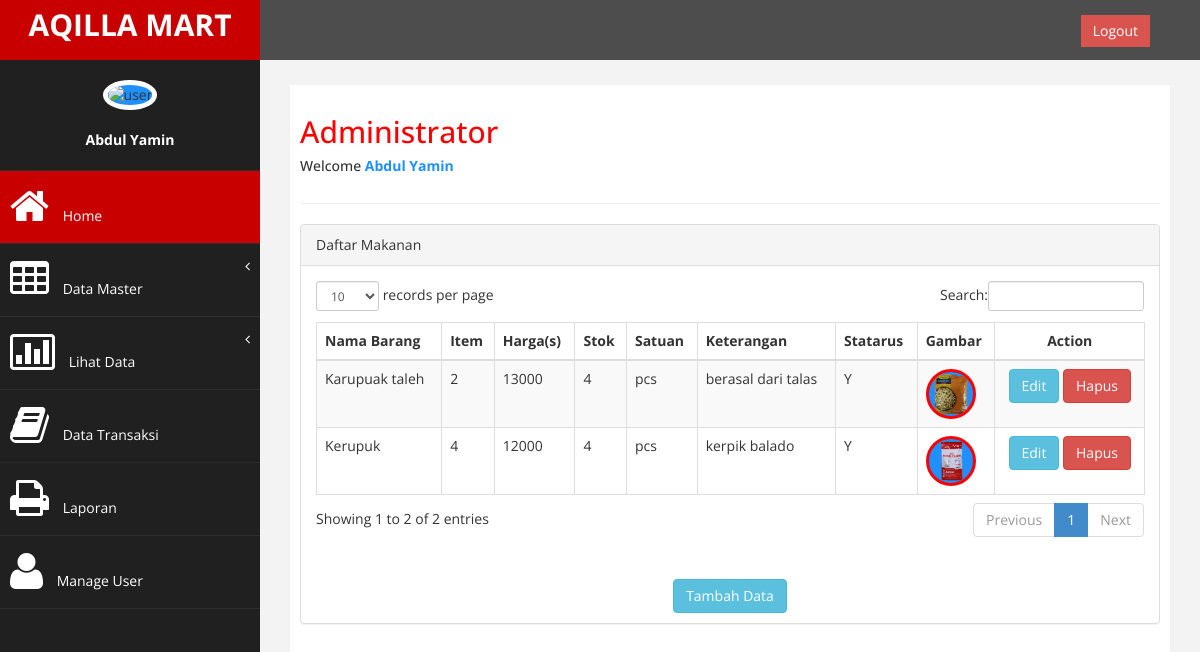
The page /admin/admin.php?page=admin&aksi=lihat_makanan (signed in) on the database its author committed.
### tables this page shows
CREATE TABLE `makanan` (
  `br_id` int(6) NOT NULL,
  `br_nm` varchar(50) NOT NULL,
  `br_item` int(4) NOT NULL,
  `br_hrg` int(10) NOT NULL,
  `br_stok` int(9) NOT NULL,
  `br_satuan` varchar(20) NOT NULL,
  `ket` varchar(250) NOT NULL,
  `br_sts` varchar(2) NOT NULL,
  `br_gbr` varchar(100) NOT NULL
);

### admin/lihat_makanan.php (the view, shortened to what this page needs)
        <div class="panel panel-default">
            <div class="panel-heading">
                 Daftar Makanan
             </div>
            <div class="panel-body">
                <div class="table-responsive">
                    <table class="table table-striped table-bordered table-hover" id="dataTables-example">
                        <thead>
                            <tr>
                                <th> Nama Barang</th>
                                <th> Item</th>
                                <th>Harga(s)</th>
                                <th>Stok</th>
                                <th> Satuan</th>
                                <th> Keterangan</th>
                                <th> Statarus</th>
                                <th> Gambar</th>
                                <th> <center>Action</center> </th>
                            </tr>
                        </thead>
                        <tbody>
                        	   <?php
                    $sql = mysql_query("select * from makanan") or die (mysql_error());
                    while ($data = mysql_fetch_array($sql)){
                    ?>
                            <tr class="odd gradeX">
                                <td><?php echo $data['br_nm']; ?></td>
                                <td><?php echo $data['br_item']; ?></td>
                                <td><?php echo $data['br_hrg']; ?></td>
                                <td class="center"><?php echo $data['br_stok']; ?></td>
                                <td class="center"><?php echo $data['br_satuan']; ?></td>
                                <td> <?php echo $data['ket']; ?></td>
                                <td><?php echo $data['br_sts']; ?></td>
                                <td>    <div class="user-info">
                <div class="image">
                <img src="assets/images/makanan/<?php echo $data ['br_gbr']; ?>" width='50' height='50' alt='user' style='background-color: dodgerblue;
                border: 3px solid red;
                border-radius: 100%;' >
                </div>
                </div></td>
                                <td> <center><a href="?page=admin&aksi=edit_barang&kdbrg=<?php echo $data['br_id']; ?>"> <button class="btn btn-info"> Edit</button> </a>
                                	<a onclick="return confirm('Yakin ingin hapus data ini ??')" href="?page=admin&aksi=hapus_barang&kdbrg=<?php echo $data['br_id']; ?>"> <button class="btn btn-danger"> Hapus</button> </a></center> </td>
                            </tr>
                              <?php
                            };
                            ?>
                        </tbody>
                    </table>
                </div>
            </div>
            <p class="text-center">
                        <a href="?page=admin&aksi=makanan"> <button class="btn btn-info"> Tambah Data</button> </a>
</p>
        </div>

### admin/assets/css/custom.css (style rules this page uses)
body { font-family: 'Open Sans', sans-serif; }
.text-center { text-align:center; }
p { font-size:16px; line-height:25px; padding-top:20px; }

### rows shown on the page
makanan: br_nm "Kerupuk", br_item "4", br_hrg "12000", br_stok "4", br_satuan "pcs", ket "kerpik balado", br_sts "Y", br_gbr (picture)
makanan: br_nm "Karupuak taleh", br_item "2", br_hrg "13000", br_stok "4", br_satuan "pcs", ket "berasal dari talas", br_sts "Y", br_gbr (picture)

### other values the page prints
$_SESSION['nama'] "Abdul Yamin"
